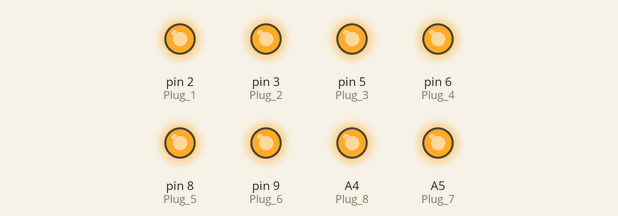
Simulated run of this sketch. Board: Arduino Uno, built with avr-gcc and run on an emulated ATmega328P. Shown: output pins drawn as LEDs (lit = HIGH).

Above: at 0.2 s.
At 1.7 s:
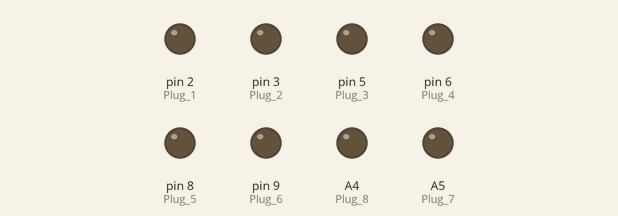
Timing chart, 0 to 3.0 s (numbered marks = the images above):
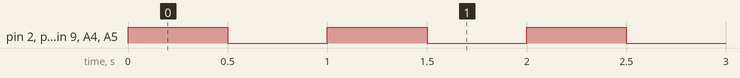

The sketch:

SimplePinTest.ino
```cpp
/*
  SimplePinTest

  Run a simple test to cycle through each of the plugs
  to test that they are functional.

  Circuit:
  * Arduino Uno
  * WiFi Shield

                          --------------------------
                          |     Arduino Uno R3     |
                          |     w/ WiFi Shield     |
                          |                        |
                          |                    SCL |-
                          |                    SDA |-
                          |                   AREF |-
                          |                    GND |-
                          |                     13 |- Wifi comm via SPI
                         -|                     12 |- Wifi comm via SPI
                         -| IOREF         (pwm) 11 |- Wifi comm via SPI
                         -| 3.3V          (pwm) 10 |- WiFi Slave Select (SS)
    Power to Wifi Shield -| 5V            (pwm)  9 |- Plug 6
                         -| GND                  8 |- Plug 5
                         -| GND                    |
                         -| Vin                  7 |- Handshake
                          |               (pwm)  6 |- Plug 4
                         -| A0            (pwm)  5 |- Plug 3
                         -| A1                   4 |- WiFi SS for SD card
                         -| A2            (pwm)  3 |- Plug 2
                         -| A3                   2 |- Plug 1
                  Plug 8 -| A4 (SDA)        TX-> 1 |-
                  Plug 7 -| A5 (SCL)        RX<- 0 |-
                          --------------------------

  Arduino communicates with the WiFi shield using the
  SPI (Serial Peripheral Interface) bus on digital pins 11, 12, and 13.

  created 2015.09.28
  by Jason Kelly
 */

void setup() {
  pinMode(2, OUTPUT);  // Plug 1
  pinMode(3, OUTPUT);  // Plug 2
  pinMode(5, OUTPUT);  // Plug 3
  pinMode(6, OUTPUT);  // Plug 4
  pinMode(8, OUTPUT);  // Plug 5
  pinMode(9, OUTPUT);  // Plug 6
  pinMode(A5, OUTPUT); // Plug 7
  pinMode(A4, OUTPUT); // Plug 8
}

void loop() {
  digitalWrite(2, HIGH);
  digitalWrite(3, HIGH);
  digitalWrite(5, HIGH);
  digitalWrite(6, HIGH);
  digitalWrite(8, HIGH);
  digitalWrite(9, HIGH);
  digitalWrite(A5, HIGH);
  digitalWrite(A4, HIGH);
  delay(500);
  digitalWrite(2, LOW);
  digitalWrite(3, LOW);
  digitalWrite(5, LOW);
  digitalWrite(6, LOW);
  digitalWrite(8, LOW);
  digitalWrite(9, LOW);
  digitalWrite(A5, LOW);
  digitalWrite(A4, LOW);
  delay(500);

}
```

Measured:
- by itself, pin 2 (Plug_1), pin 3 (Plug_2), pin 5 (Plug_3), pin 6 (Plug_4), pin 8 (Plug_5), pin 9 (Plug_6), A4 (Plug_8), A5 (Plug_7): alternates HIGH for 0.50 s and LOW for 0.50 s
